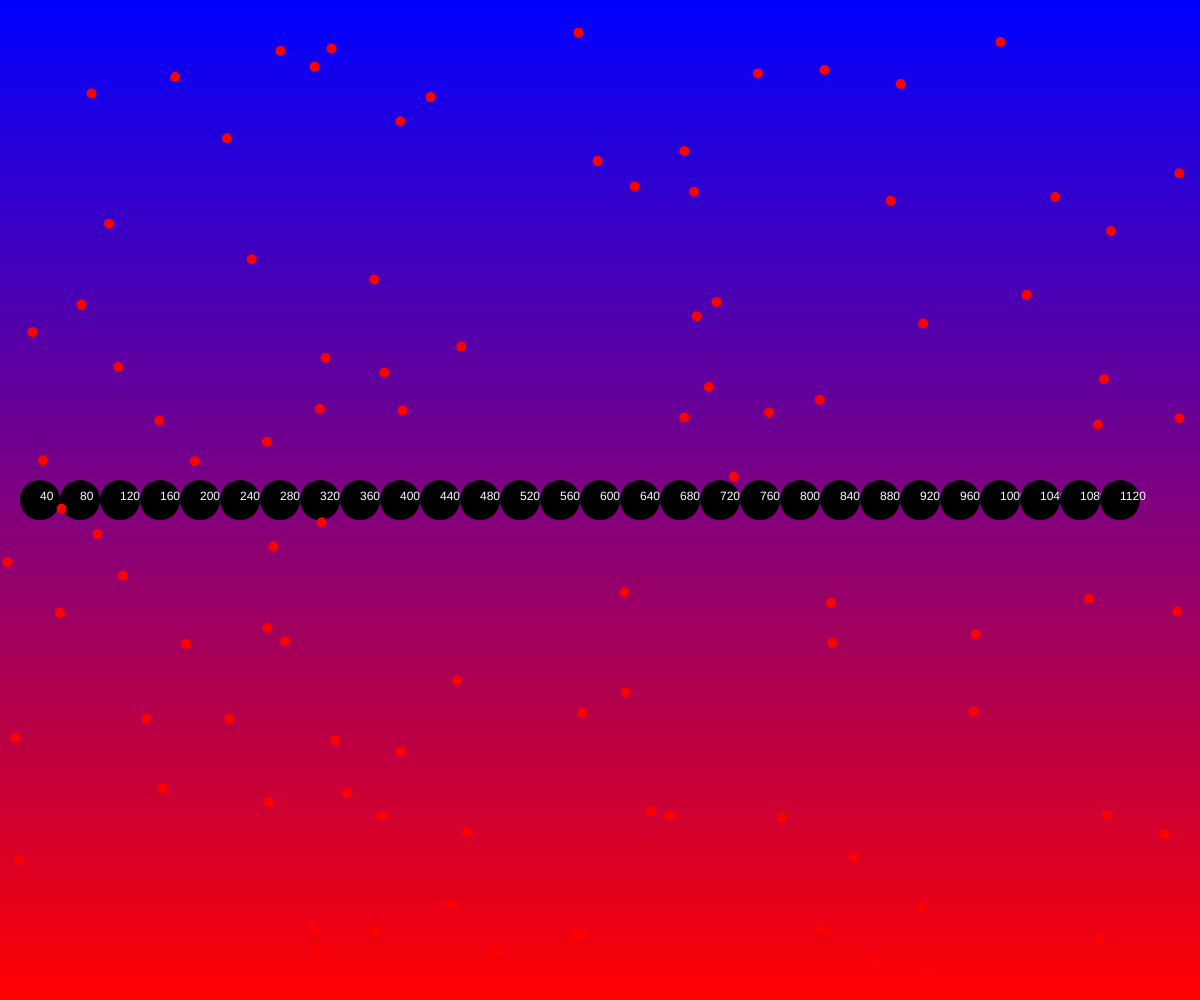
Frame 1 (no input)
Frame 60 (no input): identical to frame 1, image omitted
Frame 120 (the mouse pressed at the canvas centre since frame 60): identical to frame 1, image omitted

The p5.js sketch that drew this single still picture (run headless with seeded random() and noise() and a simulated clock; from frame 60 on, the mouse is pressed at the canvas centre):

// p5.js sketch
// ── sketch.js
// Drawing with Loops
// Adeeb Rahman
// 9.19.2024
//
// 


function setup() {
  createCanvas(windowWidth, windowHeight);
}

function draw() {
  myBackground();
  myForeground();
  
  //this is where the screen draws the frame
}

function myBackground() {
  //loops to create gradient background
  background(220);
  let rectHeight = 1;
  for(let y = height; y >= 0; y -=rectHeight) {
    let value = map(y, 0, height, 0, 255);
    fill(value, 0, 255- value);
    noStroke();
    rect(0, y, width, rectHeight);
  }
}

function myForeground() {
  //loops to create shapes using FOR/WHILE loops
  for (let x = 40; x < width - 40; x +=40) {
    fill(0);
    circle(x, height/2, 40);
    fill(255);
    text(x, x, height/2);
  }

  //create stars x100
  let starCount = 0;
  randomSeed(4);
  while(starCount<100) {
    fill(255, 0, 0);
    let x = random(0, width); let y = random(0, height);
    circle(x, y, 10);
    starCount+=1;
  }
}
